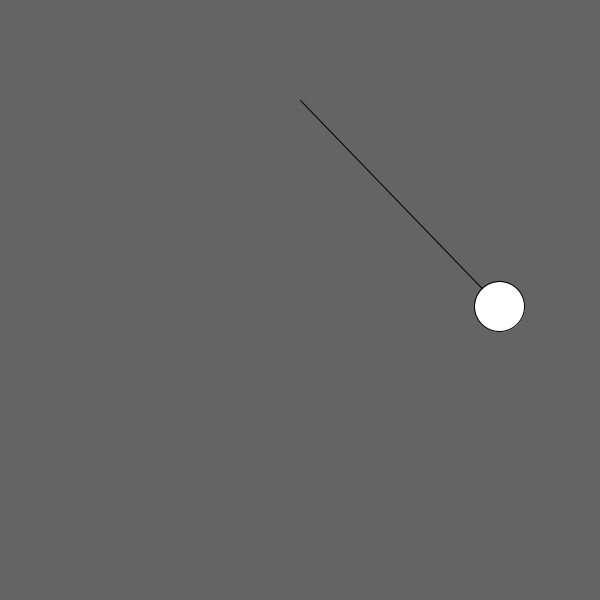
Frame 1 (no input)
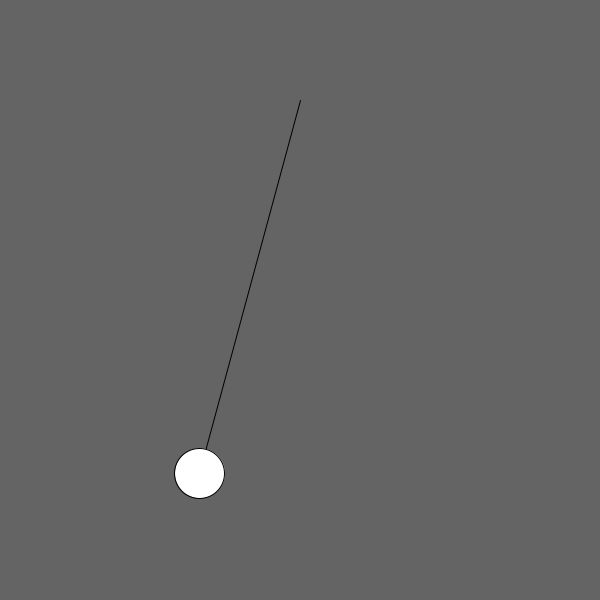
Frame 60 (the mouse pressed at the canvas centre just before this capture)
Frame 120 (the mouse held since frame 60 and released just before this capture): identical to frame 60, image omitted

The Processing sketch that drew these frames (run headless with seeded random() and noise(); from frame 60 on, the mouse is pressed at the canvas centre):

// Processing sketch: Week_12_pendulum_ANSWER
// ── Week_12_pendulum_ANSWER.pde
float x, y; 
int r; 
int inc; 
void setup() {
  size(600, 600);
}

void draw() {
  background(100); 
//r is like radial rotation..?
//if r(the ball) hits 0, it should reverse direction 
//if r hits 180 it should reverse towards 0

  if (r <= 0) {
    inc = 2;
  }
  if (r>=180) {
    inc = -2;
  }
  r += inc; 
  println(r); 

  x = cos(radians(r))* 200 + width/2; 
  y = sin(radians(r)) * 200 + height/2; 

  line(width/2, 100, x, y); 
  ellipse(x, y, 50, 50);
}
